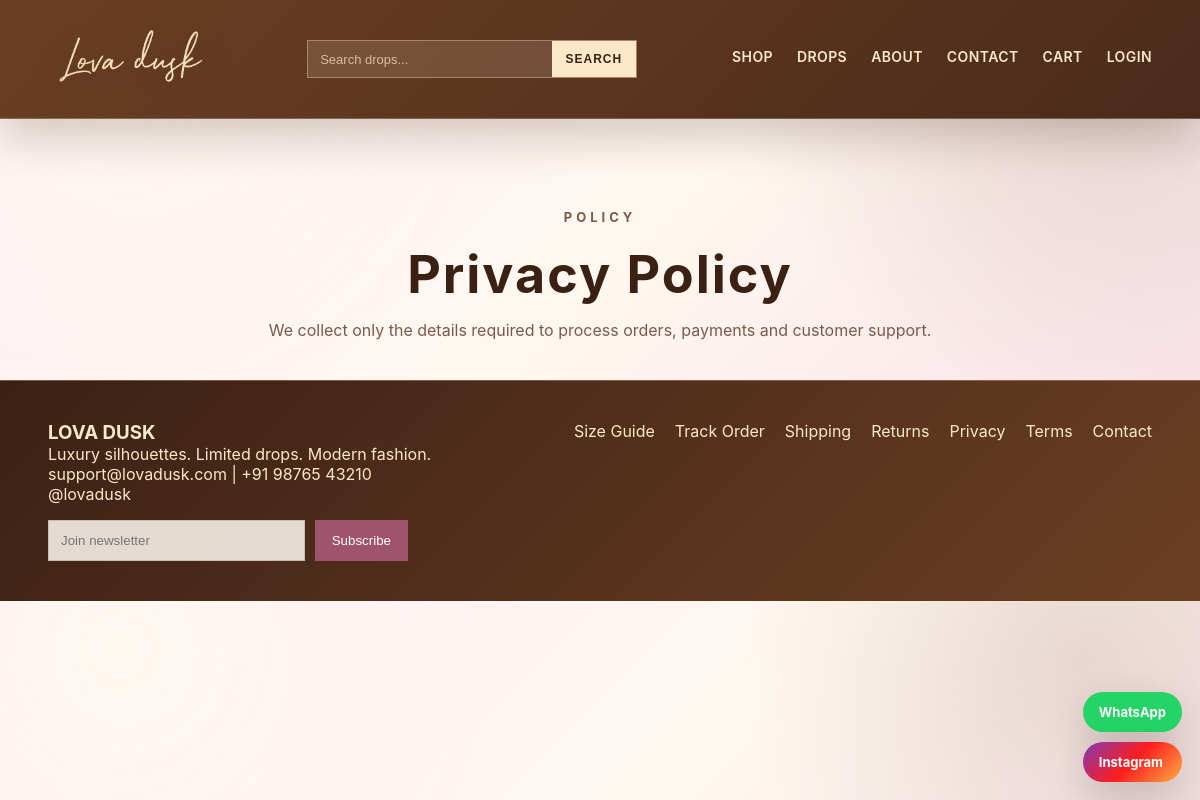
Screenshot of /privacy-policy.php with the database file from the repository.
### tables this page shows
CREATE TABLE `settings` (
  `id` int(11) NOT NULL,
  `setting_key` varchar(120) NOT NULL,
  `setting_value` text DEFAULT NULL,
  `updated_at` timestamp NOT NULL DEFAULT current_timestamp() ON UPDATE current_timestamp()
);

### database/phase11-schema.php (called while the page is built, shortened)
<?php
function get_setting($conn, $key, $default = "") {
    $stmt = $conn->prepare("SELECT setting_value FROM settings WHERE setting_key = ? LIMIT 1");
    $stmt->bind_param("s", $key);
    $stmt->execute();
    $row = $stmt->get_result()->fetch_assoc();
    return $row ? $row["setting_value"] : $default;
}
?>

### includes/functions.php (called while the page is built, shortened)
<?php
function clean($value) {
    return htmlspecialchars(trim($value), ENT_QUOTES, "UTF-8");
}
?>

### privacy-policy.php (the view, shortened to what this page needs)
<?php
require_once "config/db.php";
require_once "includes/functions.php";
require_once "database/phase11-schema.php";
include "includes/header.php";
?>
<section class="page-hero">
    <p class="eyebrow">Policy</p>
    <h1>Privacy Policy</h1>
    <p><?= clean(get_setting($conn, "privacy_policy")); ?></p>
</section>
<?php include "includes/footer.php"; ?>

### includes/footer.php (shortened to what this page needs)
<?php
if (file_exists(__DIR__ . "/../database/phase11-schema.php")) {
    require_once __DIR__ . "/../database/phase11-schema.php";
}
$waNumber = function_exists("get_setting") ? get_setting($conn, "whatsapp_number", "919876543210") : "919876543210";
$instagramLink = function_exists("get_setting") ? get_setting($conn, "instagram_link", "#") : "#";
?>
<footer class="site-footer">
    <div>
        <h3><?= clean(function_exists("get_setting") ? get_setting($conn, "site_name", "LOVA DUSK") : "LOVA DUSK"); ?></h3>
        <p><?= clean(function_exists("get_setting") ? get_setting($conn, "footer_tagline", "Luxury silhouettes. Limited drops. Modern fashion.") : "Luxury silhouettes. Limited drops. Modern fashion."); ?></p>
        <p><?= clean(function_exists("get_setting") ? get_setting($conn, "contact_email", "") : ""); ?> | <?= clean(function_exists("get_setting") ? get_setting($conn, "contact_phone", "") : ""); ?></p>
        <p><?= clean(function_exists("get_setting") ? get_setting($conn, "instagram_handle", "@lovadusk") : "@lovadusk"); ?></p>
        <form method="POST" action="<?= BASE_URL; ?>ajax/newsletter.php" class="newsletter-form">
            <input type="email" name="email" placeholder="Join newsletter" required>
            <button type="submit">Subscribe</button>
        </form>
    </div>
    <div class="footer-links">
        <a href="<?= BASE_URL; ?>size-guide.php">Size Guide</a>
        <a href="<?= BASE_URL; ?>track-order.php">Track Order</a>
        <a href="<?= BASE_URL; ?>shipping-policy.php">Shipping</a>
        <a href="<?= BASE_URL; ?>returns-policy.php">Returns</a>
        <a href="<?= BASE_URL; ?>privacy-policy.php">Privacy</a>
        <a href="<?= BASE_URL; ?>terms-services.php">Terms</a>
        <a href="<?= BASE_URL; ?>contact.php">Contact</a>
    </div>
</footer>
<div class="floating-socials">
    <a href="https://wa.me/<?= clean($waNumber); ?>" target="_blank" class="float-btn whatsapp-btn">WhatsApp</a>
    <a href="<?= clean($instagramLink); ?>" target="_blank" class="float-btn instagram-btn">Instagram</a>
</div>
</body>
</html>

### rows the page displays
settings: setting_value "We collect only the details required to process orders, payments and customer support."
settings: setting_value "LOVA DUSK"
settings: setting_value "Luxury silhouettes. Limited drops. Modern fashion."
settings: setting_value "support@lovadusk.com"
settings: setting_value "+91 98765 43210"
settings: setting_value "@lovadusk"
